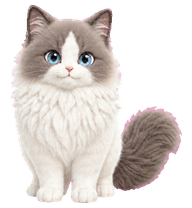
#> input picture Sources/YunduoPet/Resources/ClickMeal/00.png, 192 x 208 px
$ python despill_translucent_edges.py ../Sources/YunduoPet/Resources/ClickMeal/00.png out.png
#> lines starting #> are read from the running program, lines starting #| are printed output that depends on the picture; after the words box and inside, x2 and y2 are one past the last pixel; in counts of white or black regions, pixels touching at a corner belong together
#!/usr/bin/env python3
"""Neutralize chroma spill only on the faint outer alpha fringe."""

from __future__ import annotations

import argparse
from pathlib import Path

from PIL import Image, ImageFilter


def main() -> None:
    parser = argparse.ArgumentParser()
    parser.add_argument("input", type=Path)
    parser.add_argument("output", type=Path)
    parser.add_argument("--alpha-max", type=int, default=96)
    parser.add_argument("--edge-depth", type=int, default=2)
    parser.add_argument("--edge-contract", type=int, default=0)
    args = parser.parse_args()

    image = Image.open(args.input).convert("RGBA")
#> image is the input picture: PIL image 192x208 RGBA; mean R, G, B, A 114.4, 107.4, 103.7, 138.8
    pixels = image.load()
    alpha_channel = image.getchannel("A")
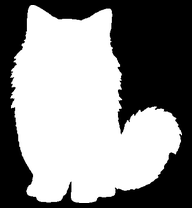
#> alpha_channel: PIL image 192x208 L; min 0, max 255, mean 138.8
    outside = alpha_channel.point(lambda alpha: 255 if alpha <= 8 else 0)
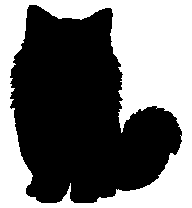
#> outside: PIL image 192x208 L; 44.4% white; 1 white region, box (x1, y1, x2, y2) and area: (0, 0, 192, 208) 17742
    filter_size = args.edge_depth * 2 + 1
    near_outside = outside.filter(ImageFilter.MaxFilter(filter_size)).load()

    for y in range(image.height):
        for x in range(image.width):
            red, green, blue, alpha = pixels[x, y]
            if alpha == 0:
                continue
            excess = max(0, min(red - green, blue - green))
            is_outer_edge = near_outside[x, y] > 0

            if is_outer_edge and alpha <= 8:
                pixels[x, y] = (0, 0, 0, 0)
            # Strong key-colored pixels can become fully opaque during sprite
            # extraction. Remove them only when they touch the external matte;
            # enclosed pink details such as the nose and paw pads are untouched.
            elif is_outer_edge and excess > 58 and red > 155 and blue > 125:
                pixels[x, y] = (0, 0, 0, 0)
            elif (alpha <= args.alpha_max or is_outer_edge) and excess > 8:
                # Subtract the same chroma-key component from red and blue.
                # Unequal subtraction turns a purple fringe into a red fringe.
                red = max(0, red - excess)
                blue = max(0, blue - excess)
                pixels[x, y] = (red, green, blue, alpha)

    if args.edge_contract > 0:
        contracted_alpha = image.getchannel("A")
        for _ in range(args.edge_contract):
            contracted_alpha = contracted_alpha.filter(ImageFilter.MinFilter(3))
        image.putalpha(contracted_alpha)

    args.output.parent.mkdir(parents=True, exist_ok=True)
    image.save(args.output, optimize=True)


if __name__ == "__main__":
    main()
